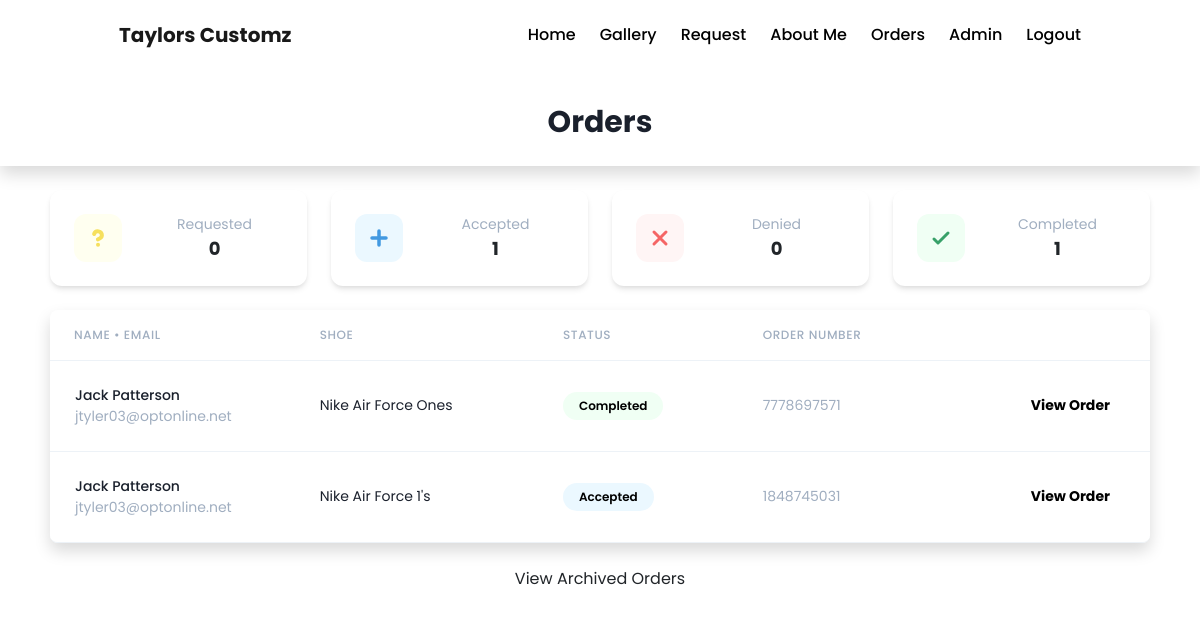
Before: /data/ (signed in) with the older database file.
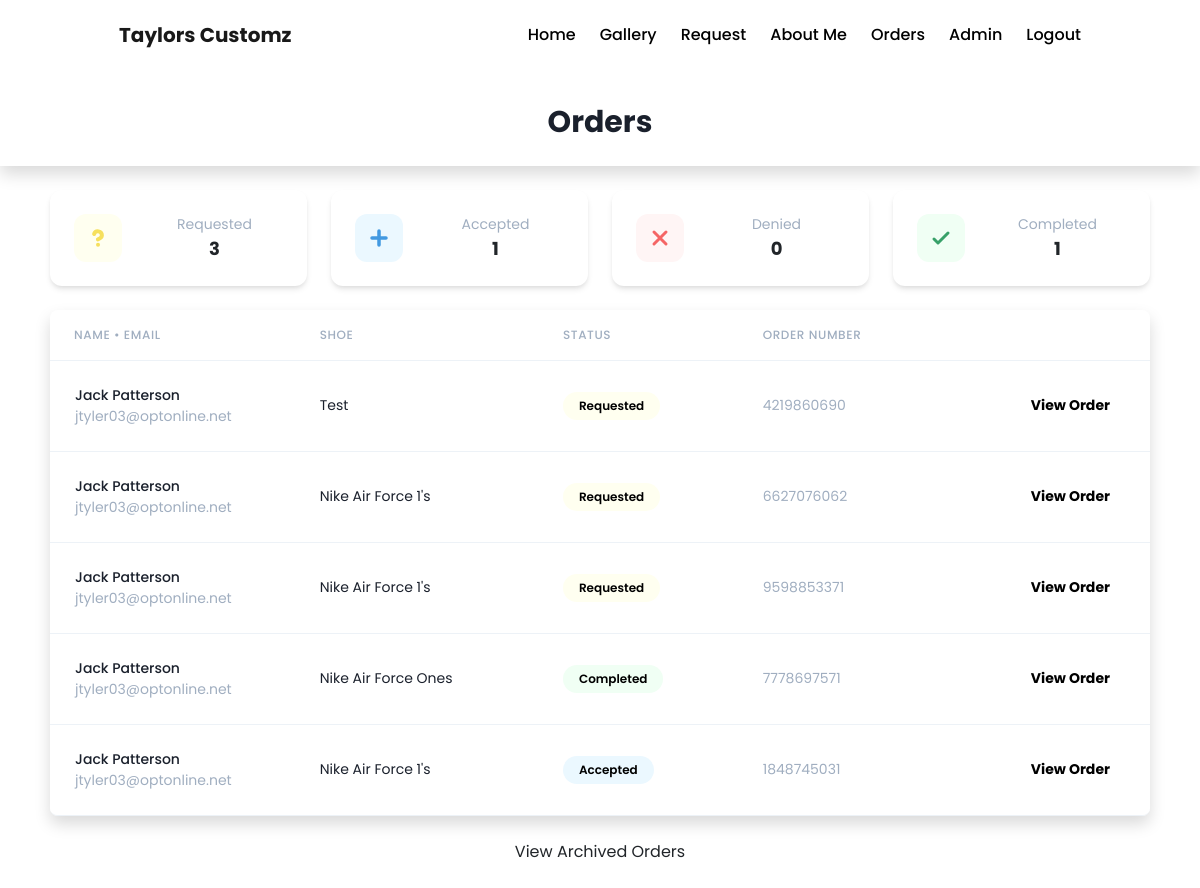
After: the same page with the newer database file.
### users/models.py (models this page shows, shortened)
class Product(models.Model):
    shoe_name = models.CharField(max_length=100)
    photo = models.ImageField(upload_to='media', blank=True, null=True)
    description = models.CharField(max_length=100)
    first_name = models.CharField(max_length=100)
    last_name = models.CharField(max_length=100)
    shoe_size = models.CharField(max_length=100)
    gender = models.CharField(max_length=100)
    email = models.EmailField(blank=True)
    hasShoe = models.CharField(max_length=100)
    date_submitted = models.DateTimeField(default=tz.now())
    orderNumber = models.IntegerField(verbose_name="Order Number", null=True, unique=True)
    orderId = models.IntegerField(verbose_name="Order Id", null=True, unique=True)
    completed = models.BooleanField(default=False)
    accepted = models.BooleanField(default=False)
    denied = models.BooleanField(default=False)
    price = models.CharField(max_length=100, blank=True)
    message = models.CharField(max_length=255, blank=True)
    archived = models.BooleanField(default=False)
    address = models.CharField(max_length=255, blank=True)
    city = models.CharField(max_length=255, blank=True)
    state = models.CharField(max_length=255, blank=True)
    postal = models.CharField(max_length=255, blank=True)

### users/views.py (the view)
# urls.py: path('data/', views.AdminListView.as_view(), name='list'),
class AdminListView(LoginRequiredMixin, ListView):
    login_url = '/login/'
    redirect_field_name = 'redirect_to'
    model = Product
    template_name = 'users/product_list'  # <app>/<model>_<viewtype>.html
    context_object_name = 'product'
    ordering = ['-date_submitted']
    extra_context = {
        'requested': Product.objects.filter(accepted=False, denied=False, completed=False).count(),
        'accepted': Product.objects.filter(accepted=True).count(),
        'denied': Product.objects.filter(denied=True).count(),
        'completed': Product.objects.filter(completed=True).count(),
        }

### users/templates/users/product_list.html (shortened to what this page needs)
{% extends 'users/base.html' %}
{% block styles %}
<link rel='stylesheet' href='../../static/users/assets/css/list.css'>
<link rel='stylesheet' href='../../static/users/assets/css/tailwind.css'>
{% endblock styles %}
{% block content %}
<center>
  <div class="py-4 w-11/12">
    <div class="grid grid-cols-12 gap-4">
      <div class="col-span-12 sm:col-span-6 md:col-span-3">
        <div class="flex flex-row bg-white shadow-md transition-all hover:shadow-xl rounded-xl p-4 ">
          <div class="flex items-center justify-center flex-shrink-0 h-12 w-12 rounded-xl bg-yellow-100 text-blue-500">
            <svg class='stroke-current text-yellow-400' xmlns="http://www.w3.org/2000/svg" width="32" height="32"
              viewBox="0 0 24 24" fill="none" stroke-width="3" stroke-linecap="round" stroke-linejoin="round">
              <path d="M9.09 9a3 3 0 0 1 5.83 1c0 2-3 3-3 3"></path>
              <line x1="12" y1="17" x2="12.01" y2="17"></line>
            </svg> </div>
          <div class="flex flex-col flex-grow ml-4">
            <div class="text-sm text-gray-500">Requested</div>
            <div class="font-bold text-lg">
              {{requested}}
            </div>
          </div>
        </div>
      </div>
      <div class="col-span-12 sm:col-span-6 md:col-span-3">
        <div class="flex flex-row bg-white transition-all shadow-md hover:shadow-xl rounded-xl p-4">
          <div class="flex items-center justify-center flex-shrink-0 h-12 w-12 rounded-xl bg-blue-100 text-green-500">
            <svg class='stroke-current text-blue-500' xmlns="http://www.w3.org/2000/svg" fill="none" width=28 height=28
              viewBox="0 0 24 24" stroke="currentColor">
              <path stroke-linecap="round" stroke-linejoin="round" stroke-width="3" d="M12 6v6m0 0v6m0-6h6m-6 0H6" />
            </svg>
          </div>
          <div class="flex flex-col flex-grow ml-4">
            <div class="text-sm text-gray-500">Accepted</div>
            <div class="font-bold text-lg">{{accepted}}</div>
          </div>
        </div>
      </div>
      <div class="col-span-12 sm:col-span-6 md:col-span-3">
        <div class="flex flex-row bg-white transition-all shadow-md hover:shadow-xl rounded-xl p-4 ">
          <div class="flex items-center justify-center flex-shrink-0 h-12 w-12 rounded-xl bg-red-100 text-red-500">
            <svg xmlns="http://www.w3.org/2000/svg" width="24" height="24" fill="none" viewBox="0 0 24 24"
              stroke="currentColor">
              <path stroke-linecap="round" stroke-linejoin="round" stroke-width="3" d="M6 18L18 6M6 6l12 12" />
            </svg>
          </div>
          <div class="flex flex-col flex-grow ml-4">
            <div class="text-sm text-gray-500">Denied</div>
            <div class="font-bold text-lg">{{denied}}</div>
          </div>
        </div>
      </div>
      <div class="col-span-12 sm:col-span-6 md:col-span-3">
        <div class="flex flex-row bg-white transition-all shadow-md hover:shadow-xl rounded-xl p-4">
          <div class="flex items-center justify-center flex-shrink-0 h-12 w-12 rounded-xl bg-green-100 text-green-500">
            <svg class='stroke-current text-green-600' width="24" height="24" xmlns="http://www.w3.org/2000/svg"
              fill="none" viewBox="0 0 24 24" stroke="#00d13b">
              <path stroke-linecap="round" stroke-linejoin="round" stroke-width="3" d="M5 13l4 4L19 7" />
            </svg>
          </div>
          <div class="flex flex-col flex-grow ml-4">
            <div class="text-sm text-gray-500">Completed</div>
            <div class="font-bold text-lg">{{completed}}</div>
          </div>
        </div>
      </div>
    </div>
  </div>
</center>
<center>
  <div class="flex flex-col w-11/12">
    <div class="-my-2 sm:-mx-6 lg:-mx-8  rounded-lg">
      <div class="py-2 align-middle inline-block min-w-full sm:px-6 lg:px-8">
        <div class="shadow overflow-hidden border-b border-gray-200 sm:rounded-lg">
          <table class="min-w-full divide-y divide-gray-200">
            <thead class="bg-gray-50">
              <tr>
                <th scope="col" class="px-6 py-3 text-left text-xs font-medium text-gray-500 uppercase tracking-wider ">
                  Name • Email
                </th>
                <th scope="col" class="px-6 py-3 text-left text-xs font-medium text-gray-500 uppercase tracking-wider">
                  Shoe
                </th>
                <th scope="col" class="px-6 py-3 text-left text-xs font-medium text-gray-500 uppercase tracking-wider">
                  Status
                </th>
                <th scope="col" class="px-6 py-3 text-left text-xs font-medium text-gray-500 uppercase tracking-wider">
                  Order Number
                </th>
                <th scope="col" class="relative px-6 py-3">
                </th>
              </tr>
            </thead>
            <tbody class="bg-white divide-y divide-gray-200 ">
              {% for product in product %}
              {% if not product.archived %}
              <tr class='transition-all hover:bg-gray-100 hover:m-5'>
                <td class="py-4 whitespace-nowrap ">
                  <div class="flex items-center">
                    <div class="ml-4">
                      <div class="text-sm font-medium text-gray-900">
                        {{product.first_name.capitalize}} {{product.last_name.capitalize}}
                      </div>
                      <div class="text-sm text-gray-500">
                        {{product.email}}
                      </div>
                    </div>
                  </div>
                </td>
                <td class="px-6 py-4 whitespace-nowrap">
                  <div class="text-sm text-gray-900">
                    {{product.shoe_name}}
                  </div>
                </td>
                <td class="px-6 py-4 whitespace-nowrap">
                  {% if not product.denied and not product.accepted and not product.completed %}
                  <span
                    class="px-3 py-1 inline-flex text-xs leading-5 font-semibold rounded-full bg-yellow-100 text-black">
                    Requested
                  </span>
                  {% endif %}
                  {% if product.accepted %}
                  <span
                    class="px-3 py-1 inline-flex text-xs leading-5 font-semibold rounded-full bg-blue-100 text-black">
                    Accepted
                  </span>
                  {% endif %}
                  {% if product.completed %}
                  <span
                    class="px-3 py-1 inline-flex text-xs leading-5 font-semibold rounded-full bg-green-100 text-black">
                    Completed
                  </span>
                  {% endif %}
                </td>
                <td class="px-6 py-4 whitespace-nowrap text-sm text-gray-500">
                  {{product.orderNumber}}
                <td class="px-6 py-4 whitespace-nowrap text-right text-sm font-medium">
                  <button onclick='window.location.href=href="{% url 'order-detail' product.orderNumber %}"'
                    class="transition-all h-10 items-center px-3 font-bold text-black hover:text-white hover:bg-black rounded-lg hover:shadow-lg hover:m-4 focus:bg-gray-700">View Order</button>
                </td>
              </tr>
              {% endif %}
              {% endfor %}
            </tbody>
          </table>
        </div>
      </div>
    </div>
  </div>
</center>
<br>
<center>
  <a href="{% url 'archivedList' %}">View Archived Orders</a>
</center>
<br>
{% endblock content %}

### users/templates/users/base.html (shortened to what this page needs)
{% load static %}
<!DOCTYPE html>
<html lang="en">
<head>
	<link href="https://cdn.jsdelivr.net/npm/bootstrap@5.0.0-beta1/dist/css/bootstrap.min.css" rel="stylesheet"
>
	<link href="../../static/users/assets/css/index.css" rel="stylesheet">
	<link rel="stylesheet" href="https://cdnjs.cloudflare.com/ajax/libs/normalize/5.0.0/normalize.min.css">
	<link rel='stylesheet' href='https://cdnjs.cloudflare.com/ajax/libs/twitter-bootstrap/4.1.3/css/bootstrap.min.css'>
	<link rel='stylesheet' href='../../static/users/assets/css/tailwind.css'>
<link rel='stylesheet' href='../../static/users/assets/css/owl.carousel.min.css'>
	{% block styles %}{% endblock styles %}
</head>
<body class="hero-anime">
	<div id='top-navbar' class="navigation-wrap start-header start-style shadow-none">
		<div class="container">
			<div class="row">
				<div class="col-12">
					<nav class="navbar navbar-expand-md navbar-light ">
				<a href="{% url 'index' %}" class="navbar-brand rounded-full"
							style='margin-top: -10px !important; margin-bottom: -10px !important;'><p class='font-weight-bold'>Taylors Customz</p></a>
						<div class="collapse navbar-collapse" id="navbarSupportedContent">
							<ul class="navbar-nav ml-auto py-4 py-md-0">
								<li class="nav-item pl-4 pl-md-0 ml-0 ml-md-4">
									<a class="nav-link" href="{% url 'index' %}">Home</a>
								</li>
								<li class="nav-item pl-4 pl-md-0 ml-0 ml-md-4">
									<a class="nav-link" href="{% url 'gallery' %}">Gallery</a>
								</li>
								<li class="nav-item pl-4 pl-md-0 ml-0 ml-md-4">
									<a class="nav-link" href="{% url 'request' %}">Request</a>
								</li>
								<li class="nav-item pl-4 pl-md-0 ml-0 ml-md-4">
									<a class="nav-link" href="{% url 'bio' %}">About Me</a>
								</li>
								{% if user.is_authenticated %}
								<li class="nav-item pl-4 pl-md-0 ml-0 ml-md-4">
									<a class="nav-link" href="{% url 'list' %}">Orders</a>
								</li>
								<li class="nav-item pl-4 pl-md-0 ml-0 ml-md-4">
									<a class="nav-link" href="{% url 'admin' %}">Admin</a>
								</li>
								<li class="nav-item pl-4 pl-md-0 ml-0 ml-md-4">
									<a class="nav-link" href="{% url 'logout' %}">Logout</a>
								</li>
								{% endif %}
							</ul>
						</div>
					</nav>
				</div>
			</div>
		</div>
	</div>
	{% url 'index' as home_url %}
	{% if not request.get_full_path == home_url %}
	<header class="bg-white shadow" style='padding-top:80px' id='header-div'>
		<div class="max-w-7xl mx-auto py-6 text-center">
			<h1 id='header-text' class="text-3xl font-bold leading-tight text-gray-900">
			</h1>
		</div>
	</header>
	{% endif %}
</body>
{% block content%}
{% endblock content %}
</html>

### users/static/users/assets/css/index.css (style rules this page uses)
.navigation-wrap { box-shadow: 0 4px 8px 0 rgba(0, 0, 0, 0.05), 0 6px 20px 0 rgba(0, 0, 0, 0.001); }
.start-header { opacity: 1; transform: translateY(0); padding: 10px 0; -webkit-transition: all 0.3s ease-out; transition: all 0.3s ease-out; }
.navigation-wrap { position: fixed; width: 100%; top: 0; left: 0; z-index: 1000; -webkit-transition: all 0.3s ease-out; transition: all 0.3s ease-out; }
.navbar { padding: 0; }
.nav-link { color: black !important; font-weight: 500; transition: all 200ms linear; }
.nav-link { position: relative; padding: 5px 0 !important; display: inline-block; color: black; }
.nav-item:after { position: absolute; bottom: -5px; left: 0; width: 100%; height: 2px; content: ''; background-color: grey; opacity: 0; transition: all 200ms linear; }
.nav-item { position: relative; transition: all 200ms linear; }
body { font-family: 'Poppins', sans-serif; }

### users/templates/users/base.html (style rules this page uses)
body { font-family: 'Poppins'; scroll-behavior: smooth; }

Changed rows visible on the page:
added Product: first_name "Jack", last_name "Patterson", email "jtyler03@optonline.net", shoe_name "Test", denied "Requested", orderNumber "4219860690"
added Product: first_name "Jack", last_name "Patterson", email "jtyler03@optonline.net", shoe_name "Nike Air Force 1's", denied "Requested", orderNumber "6627076062"
added Product: first_name "Jack", last_name "Patterson", email "jtyler03@optonline.net", shoe_name "Nike Air Force 1's", denied "Requested", orderNumber "9598853371"
Other visible differences:
{{ requested }}: "0" → "3"
